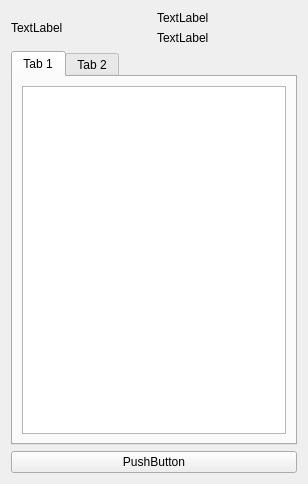
<?xml version="1.0" encoding="UTF-8"?>
<ui version="4.0">
 <class>Form</class>
 <widget class="QWidget" name="Form">
  <property name="geometry">
   <rect>
    <x>0</x>
    <y>0</y>
    <width>308</width>
    <height>484</height>
   </rect>
  </property>
  <property name="windowTitle">
   <string>Form</string>
  </property>
  <layout class="QGridLayout" name="gridLayout">
   <item row="0" column="0" rowspan="2">
    <widget class="QLabel" name="server_icon">
     <property name="text">
      <string>TextLabel</string>
     </property>
    </widget>
   </item>
   <item row="0" column="1">
    <widget class="QLabel" name="server_name">
     <property name="text">
      <string>TextLabel</string>
     </property>
    </widget>
   </item>
   <item row="1" column="1">
    <widget class="QLabel" name="server_address">
     <property name="text">
      <string>TextLabel</string>
     </property>
    </widget>
   </item>
   <item row="2" column="0" colspan="2">
    <widget class="QTabWidget" name="tabWidget">
     <property name="currentIndex">
      <number>0</number>
     </property>
     <widget class="QWidget" name="Description">
      <attribute name="title">
       <string>Tab 1</string>
      </attribute>
      <layout class="QVBoxLayout" name="verticalLayout">
       <item>
        <widget class="QTextBrowser" name="textBrowser"/>
       </item>
      </layout>
     </widget>
     <widget class="QWidget" name="Mods">
      <attribute name="title">
       <string>Tab 2</string>
      </attribute>
      <layout class="QHBoxLayout" name="horizontalLayout">
       <item>
        <widget class="QListView" name="server_mods_list"/>
       </item>
      </layout>
     </widget>
    </widget>
   </item>
   <item row="3" column="0" colspan="2">
    <widget class="QPushButton" name="main_button">
     <property name="text">
      <string>PushButton</string>
     </property>
    </widget>
   </item>
  </layout>
 </widget>
 <resources/>
 <connections/>
</ui>
